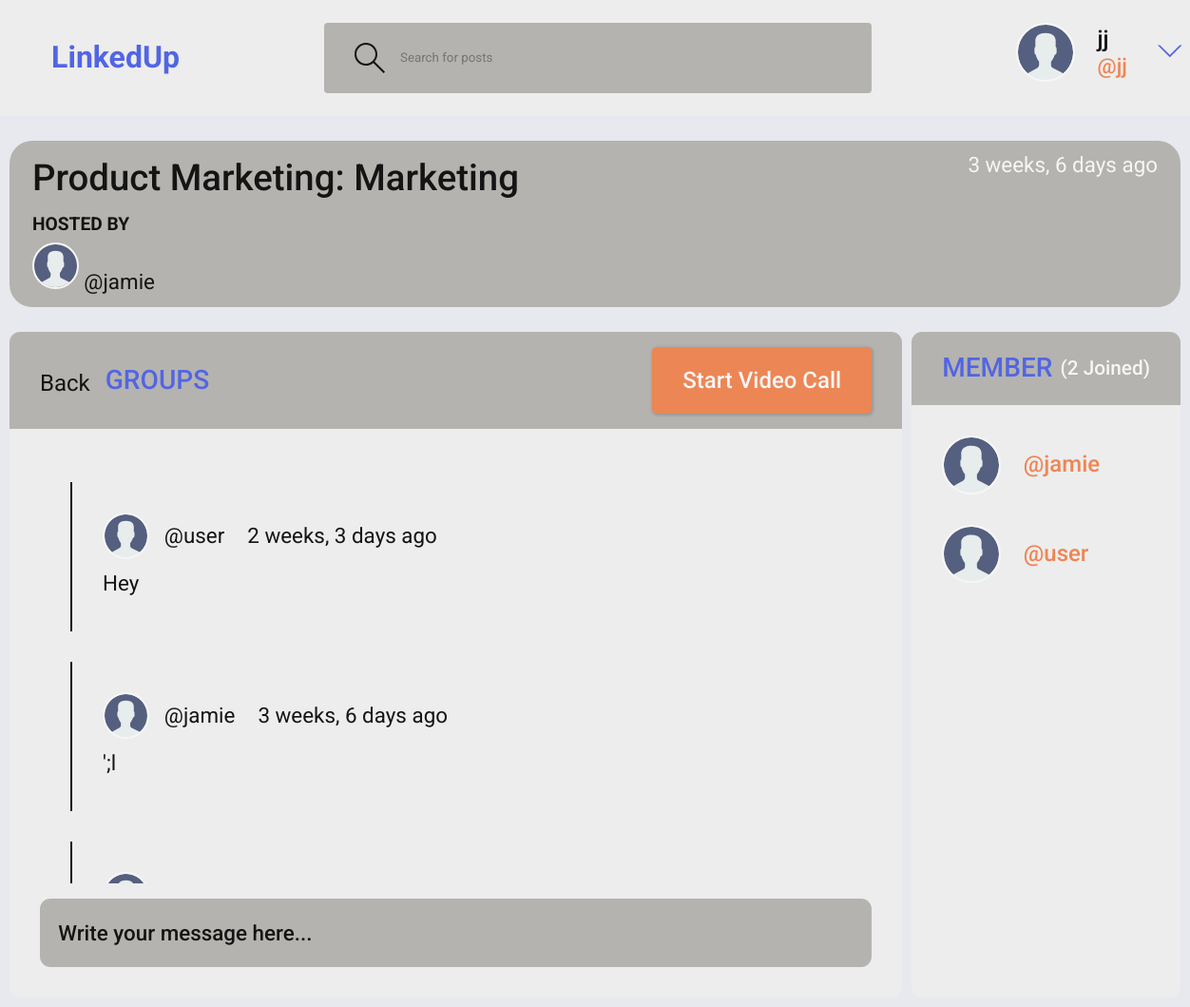
The page /room/1 (signed in) on the database its author committed.
### office_app/models.py (models this page shows, shortened)
class Room(models.Model):
    host = models.ForeignKey(User, on_delete=models.SET_NULL, null=True)
    topic = models.ForeignKey(Topic, on_delete=models.SET_NULL, null=True)
    name = models.CharField(max_length=200)
    description = models.TextField(null=True, blank=True)
    participants = models.ManyToManyField(User, related_name="participants", blank=True)
    updated = models.DateTimeField(auto_now=True)
    created = models.DateTimeField(auto_now_add=True)
    class Meta:
        ordering = ["-updated", "-created"]

class Topic(models.Model):
    name = models.CharField(max_length=200)
    def __str__(self):
        return self.name

class Message(models.Model):
    user = models.ForeignKey(User, on_delete=models.CASCADE)
    room = models.ForeignKey(Room, on_delete=models.CASCADE)
    body = models.TextField()
    updated = models.DateTimeField(auto_now=True)
    created = models.DateTimeField(auto_now_add=True)
    class Meta:
        ordering = ["-updated", "-created"]

### office_app/views.py (the view)
# urls.py: path("room/<str:pk>", views.room, name="room"),
@login_required(login_url="login")
def room(request, pk):
    room = Room.objects.get(id=pk)
    room_messages = room.message_set.all()
    participants = room.participants.all()
    if request.method == "POST":
        message = Message.objects.create(
            user=request.user, room=room, body=request.POST.get("body")
        )
        room.participants.add(request.user)
        return redirect("room", pk=room.id)
    context = {
        "room": room,
        "room_messages": room_messages,
        "participants": participants,
    }
    return render(request, "base/group.html", context)

### templates/base/group.html (shortened to what this page needs)
{% extends 'main.html' %} {% block content %}{% load static %}
<div id="cssportal-grid">
    <div id="div1">
        <div class="room__header scroll">
            <div class="room__info">
                <h3>{{room.name}}: {{room.topic}}</h3>
                <span>{{room.created|timesince}} ago</span>
            </div>
            <div class="room__hosted">
                <p>Hosted By</p>
                <a href="{% url 'user-profile' room.host.id %}" class="room__author">
                    <div class="avatar avatar--small ">
                        <img src="{% static 'images/avatar.svg' %}" />
                    </div>
                    <span>@{{room.host.username}}</span>
                </a>
            </div>
        </div>
    </div>
    <div id="div2">
        <div class="room">
            <div class="room__top">
                <div class="room__topLeft">
                    <a href="{% url 'home' %}">Back</a>
                    <h3>Groups</h3>
                </div>
                <a class="btn btn--main" href="{% url 'group-lobby' %}">Start Video Call</a>
            </div>
            <div class="room__box scroll">
                <div class="room__conversation">
                    <div class="threads scroll">
                        {% for message in room_messages %}
                        <div class="thread">
                            <div class="thread__top">
                                <div class="thread__author">
                                    <a href="{% url 'user-profile' message.user.id %}" class="thread__authorInfo">
                                        <div class="avatar avatar--small">
                                            <img src="{% static 'images/avatar.svg' %}" />
                                        </div>
                                        <span>@{{message.user.username}}</span>
                                    </a>
                                    <span class="thread__date">{{message.created|timesince}} ago</span>
                                </div>
                            </div>
                            <div class="thread__details">{{message.body}}</div>
                        </div>
                        {% endfor %}
                    </div>
                </div>
            </div>
            <div class="room__message">
                <form action="" method="POST">
                    <input name="body" placeholder="Write your message here..." />
                </form>
            </div>
        </div>
    </div>
    <div id="div3">
        <div class="participants">
            <h3 class="participants__top">
                Member <span>({{participants.count}} Joined)</span>
            </h3>
            <div class="participants__list scroll">
                {% for user in participants %}
                <a href="{%  url 'user-profile' user.id %}" class="participant">
                    <div class="avatar avatar--medium active">
                        <img src="{% static 'images/avatar.svg' %}" />
                    </div>
                    <p>
                        <span>@{{user.username}}</span>
                    </p>
                </a>
                {% endfor %}
            </div>
        </div>
    </div>
</div>
{% endblock content %}

### templates/main.html (shortened to what this page needs)
<!DOCTYPE html>
{% load static %}
<html lang="en">
<head>
  <link rel="stylesheet" href="{% static 'styles/style.css' %}" />
</head>
<body>
  {% include 'navbar.html' %}  {% block content %} {% endblock %}
</body>
</html>

### templates/navbar.html (shortened to what this page needs)
{% load static %}
<header class="navbar">
    <div class="container">
        <a class="navbar__logo" href="{% url 'home' %}">
            <h1>LinkedUp</h1>
        </a>
        <form class="navbar__search" method="GET" action="{% url 'home' %}">
            <label>
                <input name="q" placeholder="Search for posts" />
            </label>
        </form>
        <nav class="navbar__menu">
            {% if request.user.is_authenticated %}
            <div class="navbar__user">
                <a href="{% url 'update-user' %}">
                    <div class="avatar avatar--medium active">
                        <img src="{% static 'images/avatar.svg' %}" />
                    </div>
                    <p>
                        {{request.user.username}} <span>@{{request.user.username}}</span>
                    </p>
                </a>
                <button class="dropdown-button">
                    <svg version="1.1" xmlns="http://www.w3.org/2000/svg" width="32" height="32" viewBox="0 0 32 32">
                        <title>chevron-down</title>
                        <path d="M16 21l-13-13h-3l16 16 16-16h-3l-13 13z"></path>
                    </svg>
                </button>
            </div>
            {% else %}
            <a href="{% url 'login' %}">
                <img src="{% static 'images/avatar.svg' %}" />
                <p>Login</p>
            </a>
            {% endif %}
        </nav>
    </div>
</header>

### rows shown on the page
Room: name "Product Marketing", topic "Marketing", created "3 weeks, 6 days", host.username "jamie"
Message: user.username "user", created "2 weeks, 3 days", body "Hey"
Message: user.username "jamie", created "3 weeks, 6 days", body "';l"

### other values the page prints
{{ request.user.username }} "jj"
{{ participants.count }} "2"
{{ user.username }} "jamie"
{{ user.username }} "user"
